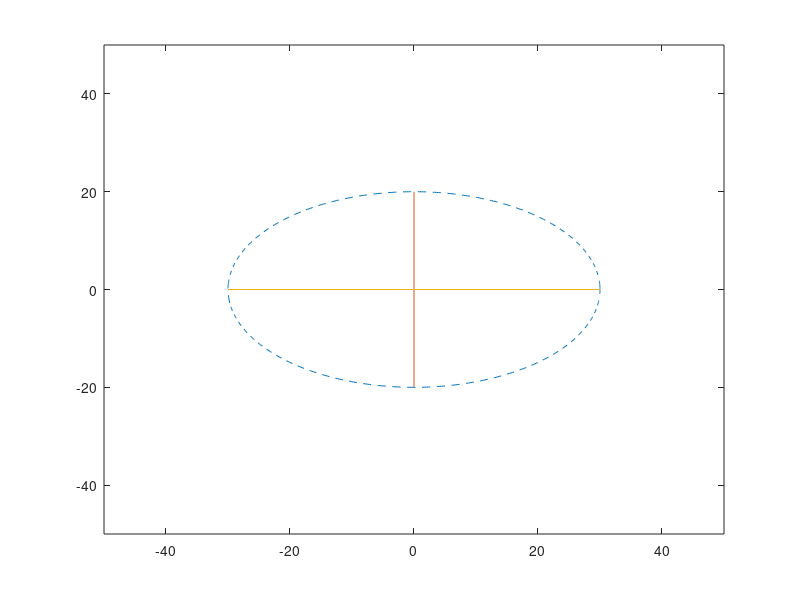

MATLAB code to generate this figure:
clc;close all;clear all;
t = 0:0.01:2*pi;
eclipse_x = 30*cos(t);
eclipse_y = 20*sin(t);
plot(eclipse_x,eclipse_y,'--');
hold on;
plot([0 0],[-20 20]);
plot([-30 30],[0 0]);
axis([-50 50 -50 50]);